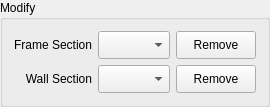
          <widget class="QGroupBox" name="groupBox_13">
           <property name="title">
            <string>Modify</string>
           </property>
           <layout class="QVBoxLayout" name="verticalLayout_13">
            <item>
             <layout class="QGridLayout" name="gridLayout_13">
              <item row="0" column="0">
               <widget class="QLabel" name="label_18">
                <property name="minimumSize">
                 <size>
                  <width>60</width>
                  <height>28</height>
                 </size>
                </property>
                <property name="maximumSize">
                 <size>
                  <width>120</width>
                  <height>40</height>
                 </size>
                </property>
                <property name="text">
                 <string>Frame Section</string>
                </property>
                <property name="alignment">
                 <set>Qt::AlignRight|Qt::AlignTrailing|Qt::AlignVCenter</set>
                </property>
               </widget>
              </item>
              <item row="0" column="1">
               <widget class="QComboBox" name="box_frame_section">
                <property name="minimumSize">
                 <size>
                  <width>60</width>
                  <height>28</height>
                 </size>
                </property>
                <property name="maximumSize">
                 <size>
                  <width>120</width>
                  <height>40</height>
                 </size>
                </property>
               </widget>
              </item>
              <item row="0" column="2">
               <widget class="QPushButton" name="button_remove_frame_section">
                <property name="minimumSize">
                 <size>
                  <width>60</width>
                  <height>28</height>
                 </size>
                </property>
                <property name="maximumSize">
                 <size>
                  <width>100</width>
                  <height>40</height>
                 </size>
                </property>
                <property name="text">
                 <string>Remove</string>
                </property>
               </widget>
              </item>
              <item row="1" column="0">
               <widget class="QLabel" name="label_20">
                <property name="minimumSize">
                 <size>
                  <width>60</width>
                  <height>28</height>
                 </size>
                </property>
                <property name="maximumSize">
                 <size>
                  <width>120</width>
                  <height>40</height>
                 </size>
                </property>
                <property name="text">
                 <string>Wall Section</string>
                </property>
                <property name="alignment">
                 <set>Qt::AlignRight|Qt::AlignTrailing|Qt::AlignVCenter</set>
                </property>
               </widget>
              </item>
              <item row="1" column="1">
               <widget class="QComboBox" name="box_wall_section">
                <property name="minimumSize">
                 <size>
                  <width>60</width>
                  <height>28</height>
                 </size>
                </property>
                <property name="maximumSize">
                 <size>
                  <width>120</width>
                  <height>40</height>
                 </size>
                </property>
               </widget>
              </item>
              <item row="1" column="2">
               <widget class="QPushButton" name="button_remove_wall_section">
                <property name="minimumSize">
                 <size>
                  <width>60</width>
                  <height>28</height>
                 </size>
                </property>
                <property name="maximumSize">
                 <size>
                  <width>100</width>
                  <height>40</height>
                 </size>
                </property>
                <property name="text">
                 <string>Remove</string>
                </property>
               </widget>
              </item>
             </layout>
            </item>
           </layout>
          </widget>
